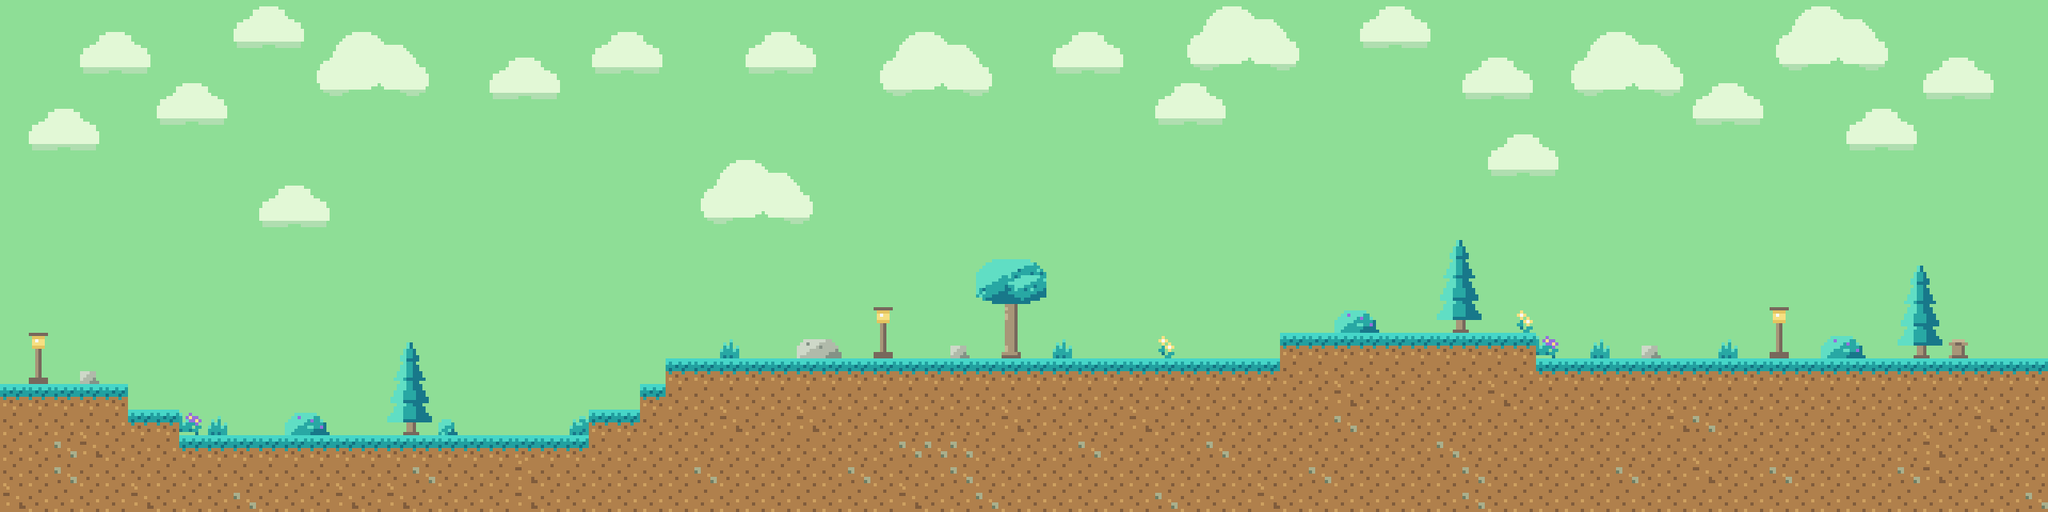

A 2D game scene composited from a Tiled map and its tileset images. What follows is a short description and the map's XML, with each tile layer's data collapsed to a summary:
An orthogonal 80x20 tile map with 32x32 px tiles, 5 tile layers (colisoes, background, objs, Nuvens, ...), 4 tilesets.

<map version="1.10" tiledversion="1.12.2" orientation="orthogonal" renderorder="right-down" width="80" height="20" tilewidth="32" tileheight="32" infinite="0" nextlayerid="7" nextobjectid="1">
 <tileset firstgid="1" source="texture_tileset.tsx" />
 <tileset firstgid="33" source="tileset_background.tsx" />
 <tileset firstgid="81" source="tileset_.tsx" />
 <tileset firstgid="113" source="tileset_bg.tsx" />
 <layer id="2" name="colisoes" width="80" height="20">
  <properties>
   <property name="blocked" value="" />
  </properties>
  <data>[1600 cells, 428 non-empty, 1 distinct tile ids]</data>
 </layer>
 <layer id="5" name="background" width="80" height="20">
  <data>[1600 cells, 1600 non-empty, 5 distinct tile ids]</data>
 </layer>
 <layer id="6" name="objs" width="80" height="20">
  <data>[1600 cells, 96 non-empty, 55 distinct tile ids]</data>
 </layer>
 <layer id="3" name="Nuvens" width="80" height="20">
  <data>[1600 cells, 84 non-empty, 6 distinct tile ids]</data>
 </layer>
 <layer id="4" name="nuvens2" width="80" height="20">
  <data>[1600 cells, 75 non-empty, 15 distinct tile ids]</data>
 </layer>
</map>
